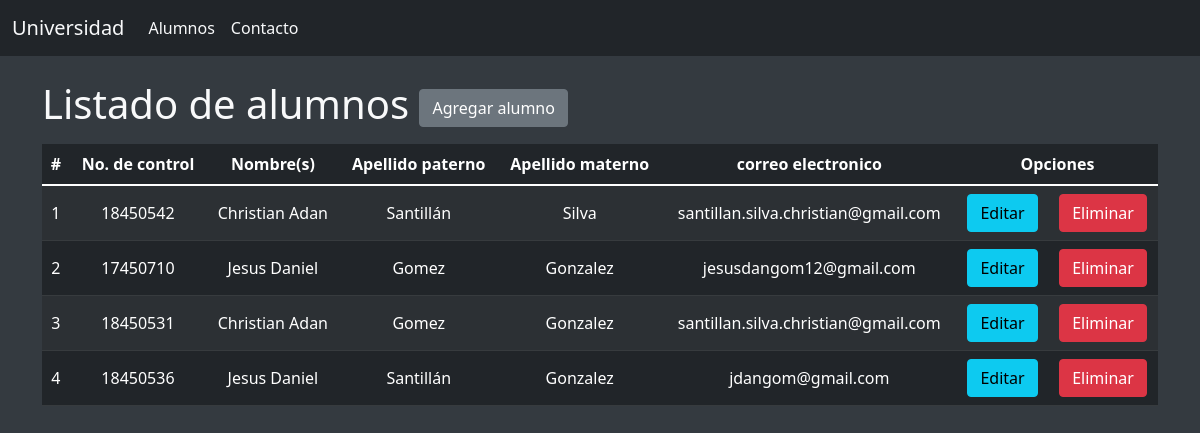
The page / on the database its author committed.
### Aplicaciones/Academico/models.py (models this page shows, shortened)
class Alumnos(models.Model):
    No_control = models.BigIntegerField(primary_key=True)
    Nombres = models.CharField(max_length=50)
    Apellido_p = models.CharField(max_length=30)
    Apellido_m = models.CharField(max_length=30)
    correo = models.CharField(max_length=60)
    img = models.FileField()

### Aplicaciones/Academico/views.py (the view)
# urls.py: path('',views.home),
def home(request):
    Alumno = Alumnos.objects.all()
    return render(request,"GestionCursos.html",{"alumnos":Alumno})

### Aplicaciones/Academico/templates/GestionCursos.html (shortened to what this page needs)
{% extends "./base.html" %}
{% block body%}
<body style="background-color: #343a40">
<div class = "row">
  <div class= "col-sm-12 col-md-12 col-lg-12 col-xl-12">
  <div class= "col-sm-12 col-md-12 col-lg-12 col-xl-12">
    <h1 class = "text-light">Listado de alumnos
    <a href="agregar/" class = "btn btn-secondary text-white">Agregar alumno</a></h1>
  <div class = "table-responsive py-2">
    <table class = "table table-dark table-striped">
      <thead>
        <tr>
          <th>#</th>
          <th>No. de control</th>
          <th>Nombre(s) </th>
          <th>Apellido paterno</th>
          <th>Apellido materno</th>
          <th>correo electronico</th>
          <th colspan="2">Opciones</th>
        </tr>
      </thead>
      <tbody>
        {% for c in alumnos %}
        <tr>
          <td>{{forloop.counter}}</td>
          <td>{{c.No_control}}</td>
          <td>{{c.Nombres}}</td>
          <td>{{c.Apellido_p}}</td>
          <td>{{c.Apellido_m}}</td>
          <td>{{c.correo}}</td>
          <td><a href="edicionA/{{c.No_control}}" class="btn btn-info ">Editar</a></td>
          <td><a href="eliminacionA/{{c.No_control}}" class="btn btn-danger btneliminacion">Eliminar</a></td>
        </tr>
        {% endfor %}
      </tbody>
    </table>
  </div>
</body>
{% endblock %}

### Aplicaciones/Academico/templates/base.html (shortened to what this page needs)
<!DOCTYPE html>
<html lang="en">
<head>
    {% load static %}
    <link href="https://cdn.jsdelivr.net/npm/bootstrap@5.1.3/dist/css/bootstrap.min.css" rel="stylesheet">
    <link rel="stylesheet" href="{% static 'css/gestionA.css' %}">
</head>
<nav class="navbar navbar-expand-lg navbar-light bg-dark">
    <div class="container-fluid">
      <a class="navbar-brand text-light" href="http://127.0.0.1:8000/">Universidad</a>
      <div class="collapse navbar-collapse" id="navbarSupportedContent">
        <ul class="navbar-nav me-auto mb-2 mb-lg-0" >
          <li class="nav-item" >
            <a class="nav-link active text-light"  aria-current="page" href="http://127.0.0.1:8000/">Alumnos</a>
          </li>
          <li class="nav-item">
            <a class="nav-link text-light" href="#">Contacto</a>
          </li>
        </ul>
      </div>
    </div>
  </nav>
  <div class="container py-4">
    {% block body %}
    {% endblock %}
</body>
</html>

### Aplicaciones/Academico/static/css/gestionA.css (style rules this page uses)
th,td { text-align: center; vertical-align: middle; }

### rows shown on the page
Alumnos: No_control "18450542", Nombres "Christian Adan", Apellido_p "Santillán", Apellido_m "Silva", correo "santillan.silva.christian@gmail.com"
Alumnos: No_control "17450710", Nombres "Jesus Daniel", Apellido_p "Gomez", Apellido_m "Gonzalez", correo "jesusdangom12@gmail.com"
Alumnos: No_control "18450531", Nombres "Christian Adan", Apellido_p "Gomez", Apellido_m "Gonzalez", correo "santillan.silva.christian@gmail.com"
Alumnos: No_control "18450536", Nombres "Jesus Daniel", Apellido_p "Santillán", Apellido_m "Gonzalez", correo "jdangom@gmail.com"
